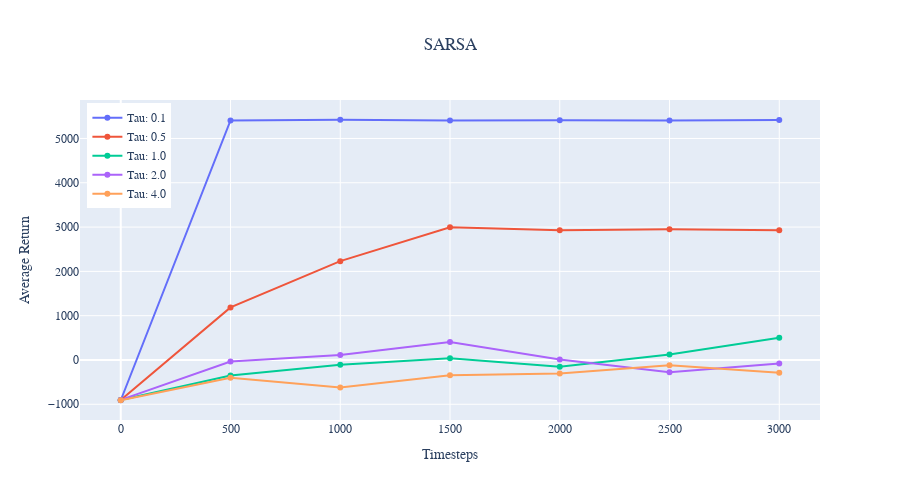

Source (notebook cell):
### Code cell
fig = go.Figure()
for i, temperature in enumerate(temperatures):
    name = (
        "Tau: {}".format(temperature)
    )
    fig.add_trace(go.Scatter(x=time_steps, y=learning_curves_sarsa[i], name=name,))

# Customize layout
fig.update_layout(
    title="SARSA",
    title_x=0.5,
    xaxis_title="Timesteps",
    yaxis_title="Average Return",
    legend=dict(yanchor="top", y=0.99, xanchor="left", x=0.01),
    font=dict(family="serif", size=12),
    width=900,
    height=500,
)
fig.show()

### Figure 1 — Plotly figure (JSON) as saved in the notebook; plotly's stock layout.template omitted (floating-point values rounded to 4 significant figures)
{"data": [{"name": "Tau: 0.1", "type": "scatter", "x": [0, 500, 1000, 1500, 2000, 2500, 3000], "y": [-908.9, 5406.0, 5423.0, 5404.0, 5413.0, 5404.0, 5415.0]}, {"name": "Tau: 0.5", "type": "scatter", "x": [0, 500, 1000, 1500, 2000, 2500, 3000], "y": [-904.8, 1186.0, 2231.0, 2996.0, 2927.0, 2953.0, 2926.0]}, {"name": "Tau: 1.0", "type": "scatter", "x": [0, 500, 1000, 1500, 2000, 2500, 3000], "y": [-901.4, -348.5, -105.9, 41.23, -150.6, 122.0, 501.3]}, {"name": "Tau: 2.0", "type": "scatter", "x": [0, 500, 1000, 1500, 2000, 2500, 3000], "y": [-901.4, -36.81, 112.0, 404.5, 10.91, -275.6, -77.69]}, {"name": "Tau: 4.0", "type": "scatter", "x": [0, 500, 1000, 1500, 2000, 2500, 3000], "y": [-908.9, -403.7, -621.4, -345.7, -305.1, -118.9, -290.8]}], "layout": {"font": {"family": "serif", "size": 12}, "height": 500, "legend": {"x": 0.01, "xanchor": "left", "y": 0.99, "yanchor": "top"}, "title": {"text": "SARSA", "x": 0.5}, "width": 900, "xaxis": {"title": {"text": "Timesteps"}}, "yaxis": {"title": {"text": "Average Return"}}}}
